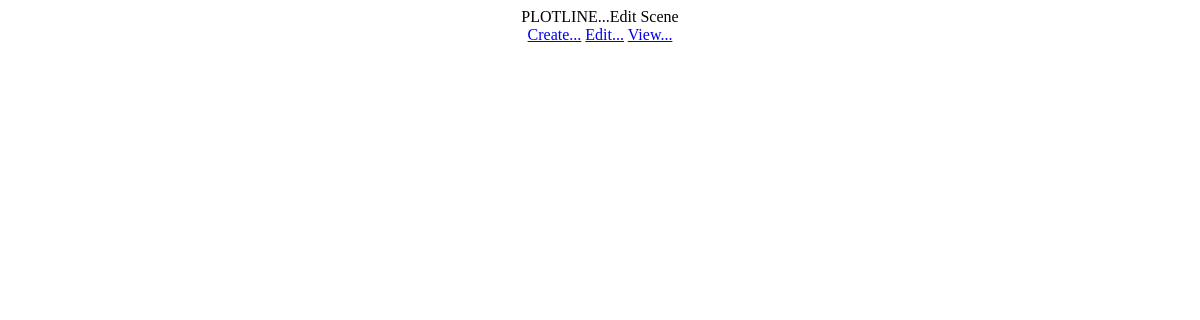
The app's page /editscene/95, older data.
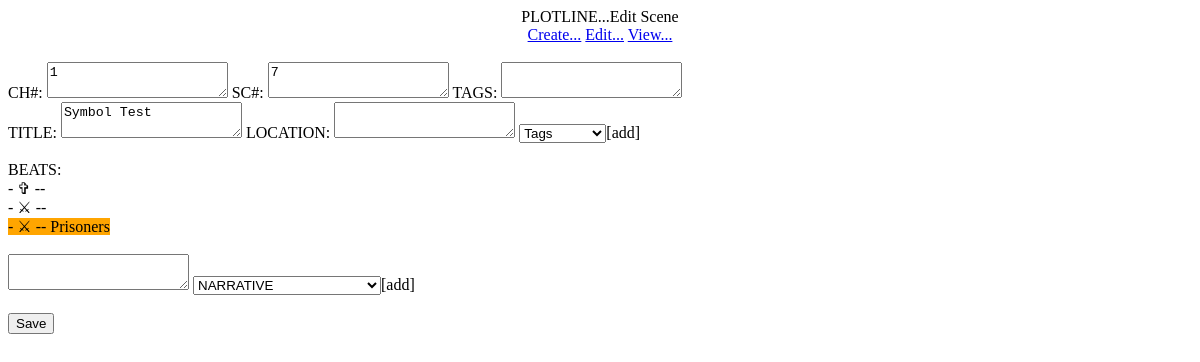
The same page, newer data.
### tables this page shows
CREATE TABLE "MAIN" (
	"KEY"	INTEGER UNIQUE,
	"CHAPTER"	INTEGER,
	"SCENE"	INTEGER,
	"TITLE"	TEXT UNIQUE,
	"LOCATION"	TEXT,
	"TAGS"	TEXT,
	PRIMARY KEY("KEY" AUTOINCREMENT)
);

CREATE TABLE "SCENE" (
	"KEY"	INTEGER,
	"NARRATIVE"	TEXT,
	"scene75"	TEXT,
	"scene76"	TEXT,
	"scene77"	TEXT,
	"scene78"	TEXT,
	"scene79"	TEXT,
	"scene80"	TEXT,
	"scene81"	TEXT,
	"scene82"	TEXT,
	"scene83"	TEXT,
	"scene84"	TEXT,
	"scene85"	TEXT
, scene86 TEXT, scene87 TEXT, scene88 TEXT, scene89 TEXT, scene90 TEXT, scene91 TEXT, scene92 TEXT, scene93 TEXT, scene94 TEXT, scene95 TEXT);

### plotline.py (the view)
@app.route('/editscene/<KEY>')
def editscene(KEY):
	key = str(KEY)
	scenenumber = 'scene' + str(KEY)
	import sqlite3
	connection = sqlite3.connect('projdbs/' + database)
	connection.row_factory = sqlite3.Row
	cursor = connection.cursor()
	cursor.execute("SELECT * FROM MAIN WHERE KEY = ?", (key,))
	rows = cursor.fetchall()
	cursor.execute('SELECT * FROM SCENE WHERE ? != "NULL"', (scenenumber,))
	beat = cursor.fetchall()
	return render_template('editscene.html', rows=rows, key=key, beat=beat,\
	 scenenumber=scenenumber, narrative1=narrative1, narrative2=narrative2,\
	  narrative3=narrative3, narrative4=narrative4, narrative5=narrative5,\
	  narrative6=narrative6, narrative7=narrative7, narrative8=narrative8,\
	  narrative9=narrative9, narrative10=narrative10, narrative11=narrative11,\
	  narrative12=narrative12, narrative13=narrative13, narrative14=narrative14,\
	  narrative15=narrative15, narrative16=narrative16, narrative17=narrative17,\
	  narrative18=narrative18, narrative19=narrative19, narrative20=narrative20)

### templates/editscene.html (shortened to what this page needs)
{% extends 'base.html' %}
  {% block content %}
<html><head>
</head>
<body>
<div style="text-align: center;">PLOTLINE...Edit Scene<br>
  <a href="\createscene">Create...</a>
  <a href="\editscene">Edit...</a>
  <a href="\viewoutline">View...</a>
  <br>
  <br>
<div style="text-align: left;">
{% for row in rows %}
<form action="/updatescene/{{key}}" method="post">
  CH#: <textarea input name="CHAPTER">{{row['CHAPTER']}} </textarea>
  SC#: <textarea input name="SCENE">{{row['SCENE']}} </textarea>
  TAGS: <textarea input name="TAGS">{{row['TAGS']}} </textarea>
  <br>
  TITLE: <textarea input name="TITLE">{{row['TITLE']}} </textarea>
  LOCATION: <textarea input name='LOCATION'>{{row['LOCATION']}} </textarea>
  <select name="ADDTAGS" id="ADDTAGS">
  <option value="Tags">Tags</option>
  </select>[add]<br>
  <br>
  BEATS:
  <br>
  {% for row in beat %}
  {% if row[scenenumber] is not none %}
  {% if row['NARRATIVE'] == narrative1 %}
  {% set color = 'narrative1' %}
  {% elif row['NARRATIVE'] == narrative2 %}
  {% set color = 'narrative2' %}
  {% elif row['NARRATIVE'] == narrative3 %}
  {% set color = 'narrative3' %}
  {% elif row['NARRATIVE'] == narrative4 %}
  {% set color = 'narrative4' %}
  {% elif row['NARRATIVE'] == narrative5 %}
  {% set color = 'narrative5' %}
  {% elif row['NARRATIVE'] == narrative6 %}
  {% set color = 'narrative6' %}
  {% elif row['NARRATIVE'] == narrative7 %}
  {% set color = 'narrative7' %}
  {% elif row['NARRATIVE'] == narrative8 %}
  {% set color = 'narrative8' %}
  {% elif row['NARRATIVE'] == narrative9 %}
  {% set color = 'narrative9' %}
  {% elif row['NARRATIVE'] == narrative10 %}
  {% set color = 'narrative10' %}
  {% elif row['NARRATIVE'] == narrative11 %}
  {% set color = 'narrative11' %}
  {% elif row['NARRATIVE'] == narrative12 %}
  {% set color = 'narrative12' %}
  {% elif row['NARRATIVE'] == narrative13 %}
  {% set color = 'narrative13' %}
  {% elif row['NARRATIVE'] == narrative14 %}
  {% set color = 'narrative14' %}
  {% elif row['NARRATIVE'] == narrative15 %}
  {% set color = 'narrative15' %}
  {% elif row['NARRATIVE'] == narrative16 %}
  {% set color = 'narrative16' %}
  {% elif row['NARRATIVE'] == narrative17 %}
  {% set color = 'narrative17' %}
  {% elif row['NARRATIVE'] == narrative18 %}
  {% set color = 'narrative18' %}
  {% elif row['NARRATIVE'] == narrative19 %}
  {% set color = 'narrative19' %}
  {% elif row['NARRATIVE'] == narrative20 %}
  {% set color = 'narrative20' %}
  {% endif %}
  <span class="{{ color }}"> - {{row[scenenumber]}} -- {{row['NARRATIVE']}}</span><br>
  {% endif %}
  {% endfor %}
  <br>
  <textarea input name="BEATS"></textarea>
  <select name="NARRATIVE" id="NARRATIVE">
  <option value="">NARRATIVE</option>
  </select>[add]<br>
  <br>
   <input name="form" value="Save" type="submit">
</form>
{% endfor %}
</div>
</div>
</body></html>
{% endblock %}

### templates/base.html (shortened to what this page needs)
<!DOCTYPE html PUBLIC "-//W3C//DTD HTML 4.01//EN" "http://www.w3.org/TR/html4/strict.dtd">
<html template="true">
{% block content %}
{% endblock %}

### templates/base.html (style rules this page uses)
.narrative1 { background-color: orange; }
.narrative17 { background-color: white; }

Row changes from the older to the newer data that the page shows:
added MAIN: CHAPTER "1", SCENE "7", TITLE "Symbol Test"
added SCENE: scene95 "✞"
added SCENE: scene95 "⚔"
added SCENE: scene95 "⚔", NARRATIVE "Prisoners"
